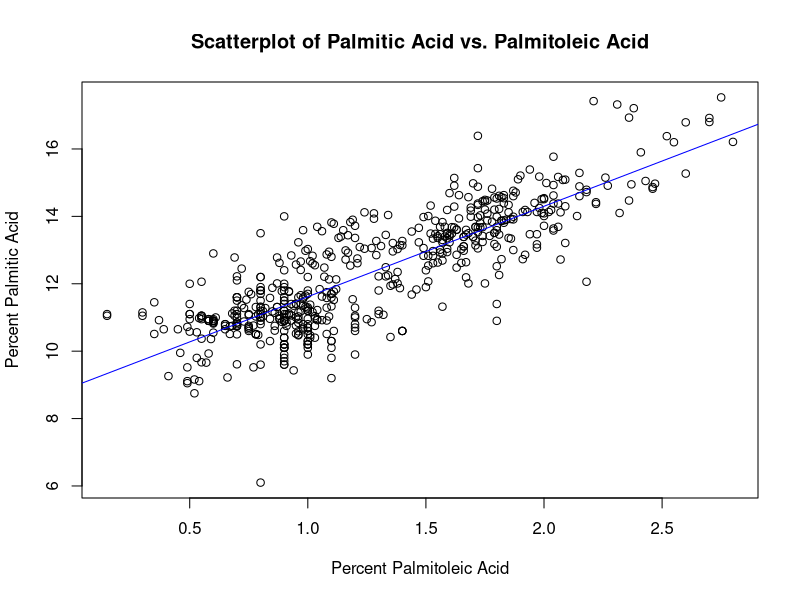
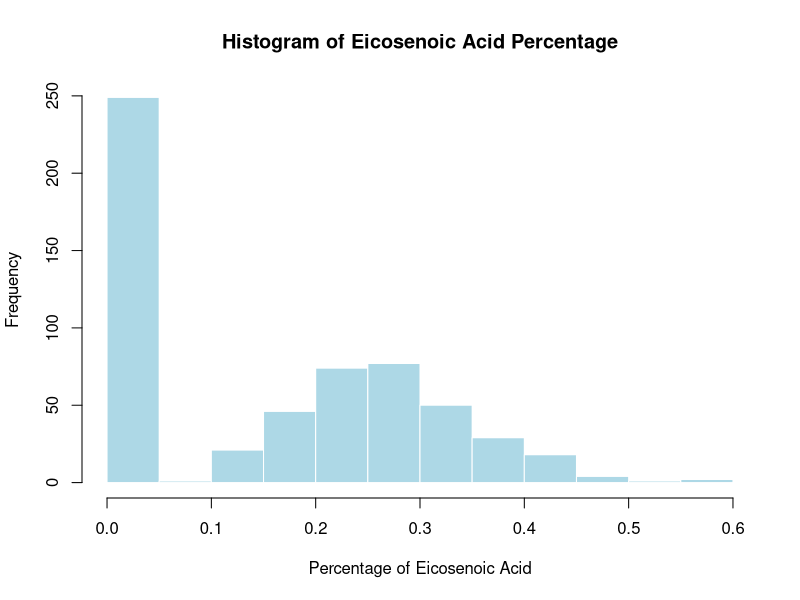
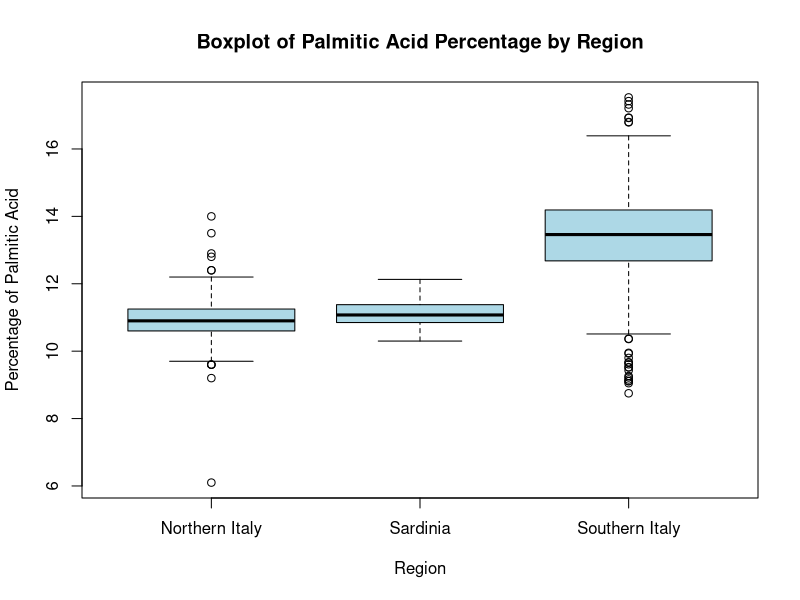

The R source for these figures, in order:
## ---- chunk 1
library(dslabs)
data(heights)
options(digits = 3)    # report 3 significant digits for all answers
## ---- chunk 2


# Calculate the average height
avg_height <- mean(heights$height)

# Create a logical vector indicating individuals above average height
ind <- heights$height > avg_height

# Count the number of individuals above average height
num_above_avg <- sum(ind)

# Display the average height and number of individuals above average height
avg_height
num_above_avg

## ---- chunk 3
# Filter individuals who are above average height and female
above_avg_female <- subset(heights, height > avg_height & sex == "Female")

# Count the number of such individuals
num_above_avg_female <- nrow(above_avg_female)

# Display the number of individuals above average height and female
num_above_avg_female
## ---- chunk 4
# Calculate the total number of individuals
total_individuals <- nrow(heights)

# Calculate the number of females
num_females <- sum(heights$sex == "Female")

# Calculate the proportion of females
proportion_female <- num_females / total_individuals

# Display the proportion of females with 3 significant digits
round(proportion_female, 3)
## ---- chunk 5
# Determine the minimum height in the dataset
min_height <- min(heights$height)

# Display the minimum height
min_height
## ---- chunk 6
# Determine the minimum height in the dataset
min_height <- min(heights$height)

# Use match() to find the index of the first individual with the minimum height
index_min_height <- match(min_height, heights$height)

# Display the index of the first individual with the minimum height
index_min_height
## ---- chunk 7
# Determine the minimum height in the dataset
min_height <- min(heights$height)

# Use match() to find the index of the first individual with the minimum height
index_min_height <- match(min_height, heights$height)

# Subset the sex column using the index
individual_sex <- heights$sex[index_min_height]

# Display the sex of the individual with the minimum height
individual_sex
## ---- chunk 8
# Determine the maximum height in the dataset
max_height <- max(heights$height)

# Display the maximum height with 3 significant digits
round(max_height, 3)
## ---- chunk 9
# Determine the minimum and maximum heights
min_height <- min(heights$height)
max_height <- max(heights$height)

# Create a vector x with integers between min_height and max_height
x <- ceiling(min_height):floor(max_height)

# Display the vector x
x
## ---- chunk 10

# Determine the minimum and maximum heights
min_height <- min(heights$height)
max_height <- max(heights$height)

# Create a vector x with integers between min_height and max_height
x <- ceiling(min_height):floor(max_height)

# Count integers in x that are NOT heights in the dataset
not_in_dataset <- sum(!(x %in% heights$height))

# Display the count of integers in x that are NOT heights in the dataset
not_in_dataset


## ---- chunk 11
# Convert heights from inches to centimeters
heights2 <- heights
heights2$ht_cm <- heights$height * 2.54

# Display the first few rows of heights2 to verify
head(heights2)
## ---- chunk 12
# Determine the height in centimeters of the 18th individual
height_18th_cm <- heights2$ht_cm[18]

# Display the height in centimeters of the 18th individual
height_18th_cm
## ---- chunk 13
# Calculate the mean height in centimeters
mean_height_cm <- mean(heights2$ht_cm)

# Display the mean height in centimeters
mean_height_cm
## ---- chunk 14
# Count the number of females in the heights2 dataset
num_females <- sum(heights2$sex == "Female")

# Display the number of females
num_females
## ---- chunk 15
# Subset heights2 dataset to include only females
females <- heights2[heights2$sex == "Female", ]

# Calculate the mean height of females in centimeters
mean_height_females_cm <- mean(females$ht_cm)

# Display the mean height of females in centimeters
mean_height_females_cm
## ---- chunk 16
      
library(dslabs)
data(olive)
head(olive)
## ---- chunk 17
# Create a scatterplot of percent palmitic acid vs. percent palmitoleic acid
plot(olive$palmitoleic, olive$palmitic,
     xlab = "Percent Palmitoleic Acid",
     ylab = "Percent Palmitic Acid",
     main = "Scatterplot of Palmitic Acid vs. Palmitoleic Acid")

# Add a regression line for visual aid
abline(lm(olive$palmitic ~ olive$palmitoleic), col = "blue")
## ---- chunk 18
# Create a histogram of the percentage of eicosenoic acid
hist(olive$eicosenoic, 
     main = "Histogram of Eicosenoic Acid Percentage",
     xlab = "Percentage of Eicosenoic Acid",
     ylab = "Frequency",
     col = "lightblue",
     border = "white")
## ---- chunk 19
# Create a boxplot of palmitic acid percentage by region
boxplot(palmitic ~ region, data = olive,
        main = "Boxplot of Palmitic Acid Percentage by Region",
        xlab = "Region",
        ylab = "Percentage of Palmitic Acid",
        col = "lightblue",
        border = "black")
